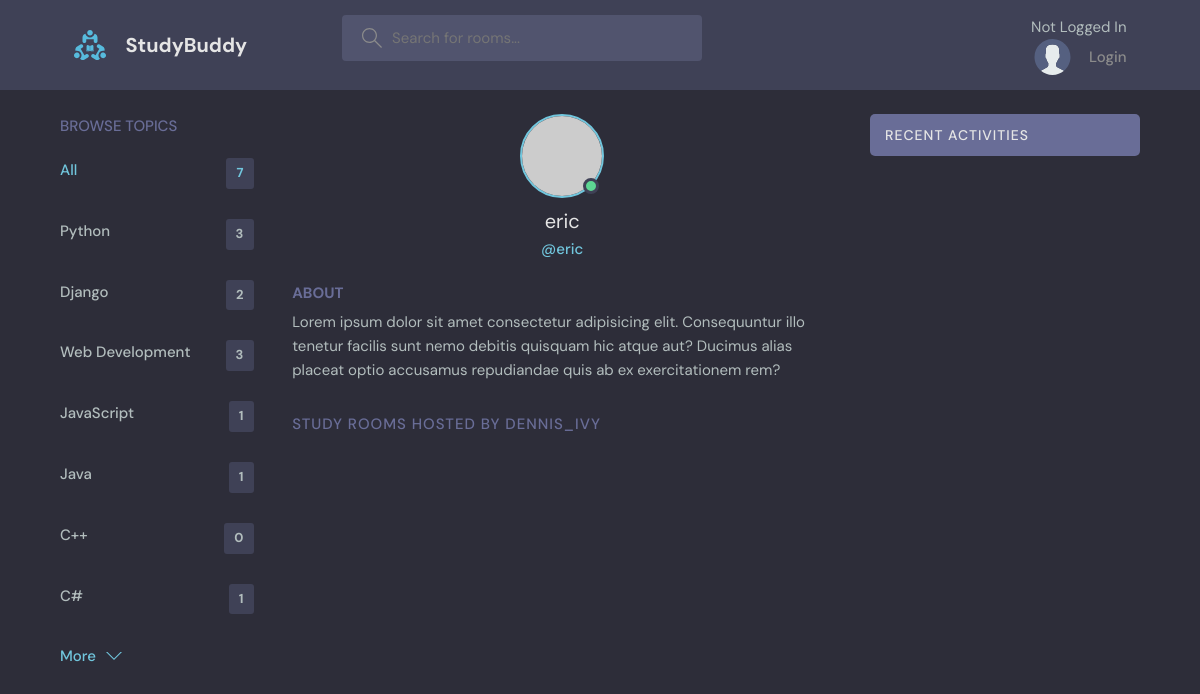
Screenshot of /profile/3/ with the database file from the repository.
### base/models.py (models this page shows, shortened)
class Topic(models.Model):
    name = models.CharField(max_length=200)

### base/views.py (the view)
# urls.py: path('profile/<str:pk>/', views.userProfile, name="user-profile"),
def userProfile(request, pk):
    user = User.objects.get(id=pk)
    rooms = user.room_set.all()
    room_messages = user.message_set.all()
    topics = Topic.objects.all()
    context = {'user': user, 'rooms': rooms, 'room_messages': room_messages, 'topics': topics}
    return render(request, 'base/profile.html', context)

### base/templates/base/profile.html (shortened to what this page needs)
{% extends 'main.html' %}
{% block content %}
  <main class="profile-page layout layout--3">
    <div class="container">
      {% include 'base/topics_component.html' %}
      <div class="roomList">
        <div class="profile">
          <div class="profile__avatar">
            <div class="avatar avatar--large active">
              <img src="https://randomuser.me/api/portraits/men/11.jpg" />
            </div>
          </div>
          <div class="profile__info">
            <h3>{{user.username}}</h3>
            <p>@{{user.username}}</p>
          </div>
          <div class="profile__about">
            <h3>About</h3>
            <p>
              Lorem ipsum dolor sit amet consectetur adipisicing elit. Consequuntur illo tenetur
              facilis sunt nemo debitis quisquam hic atque aut? Ducimus alias placeat optio
              accusamus repudiandae quis ab ex exercitationem rem?
            </p>
          </div>
        </div>
        <div class="roomList__header">
          <div>
            <h2>Study Rooms Hosted by dennis_ivy</a>
            </h2>
          </div>
        </div>
      </div>
      {% include 'base/activity_component.html' %}
    </div>
  </main>
{% endblock content %}

### base/templates/base/topics_component.html
<div class="topics">
    <div class="topics__header">
      <h2>Browse Topics</h2>
    </div>
    <ul class="topics__list">
      <li>
        <a href="{% url 'home' %}" class="active">All <span>{{topics.count}}</span></a>
      </li>
      {% for topic in topics%}
      <li>
        <a href="{% url 'home' %}?q={{topic.name}}"> {{topic.name}} <span>{{topic.room_set.count}}</span></a>
      </li>
      {% endfor %}
    <a class="btn btn--link" href="{% url 'topics' %}">
      More
      <svg version="1.1" xmlns="http://www.w3.org/2000/svg" width="32" height="32" viewBox="0 0 32 32">
        <title>chevron-down</title>
        <path d="M16 21l-13-13h-3l16 16 16-16h-3l-13 13z"></path>
      </svg>
    </a>
  </div>

### static/styles/style.css (style rules this page uses)
:root { --color-main: #71c6dd; --color-main-light: #e1f6fb; --color-dark: #3f4156; --color-dark-medium: #51546e; --color-dark-light: #696d97; --color-light: #e5e5e5; --color-gray: #8b8b8b; --color-light-gray: #b2bdbd; --color-bg: #2d2d39; --color-success: #5dd693; --color-error: #fc4b0b; }
* { font-family: "DM Sans", -apple-system, BlinkMacSystemFont, "Segoe UI", Roboto, Oxygen, Ubuntu, Cantarell, "Open Sans", "Helvetica Neue", sans-serif; margin: 0; padding: 0; box-sizing: border-box; text-rendering: optimizeLegibility; font-size: inherit; }
html { font-size: 56.25%; }
@media only screen and (min-width: 1200px) { html { font-size: 62.5%; } }
body { line-height: 1.6; font-weight: 400; font-size: 1.5rem; color: var(--color-light-gray); background-color: var(--color-bg); min-height: 100vh; }
img { width: 100%; }
a { display: inline-block; color: var(--color-main); text-decoration: none; }
.container { max-width: 120rem; width: 90%; margin: auto; }
.btn { background-color: transparent; border: none; display: inline-flex; align-items: center; gap: 1rem; cursor: pointer; transition: all ease-in-out 0.3s; padding: 1rem 2rem; border-radius: 5px; box-shadow: 1px 1px 3px 1px rgba(0, 0, 0, 0.15); font-weight: 500; }
.btn--link { border-radius: 0; padding: 0; color: var(--color-main); box-shadow: none; }
.btn > svg { fill: currentColor; width: 1.6rem; height: 1.6rem; }
.avatar { position: relative; display: inline-block; border-radius: 50%; border: 2px solid var(--color-main); }
.avatar img { display: block; border-radius: 50%; object-fit: cover; object-position: center; }
.avatar::after { content: ""; display: block; position: absolute; background-color: var(--color-gray); z-index: 111; border-radius: 50%; border: 0.3rem solid var(--color-dark); }
.avatar.active::after { background-color: var(--color-success); }
.avatar.avatar--large img { display: block; width: 8rem; height: 8rem; border-radius: 50%; }
.avatar.avatar--large:after { width: 1rem; height: 1rem; bottom: 2px; right: 3.5px; }
.layout { margin-top: 2.4rem; }
.layout > .container { display: flex; justify-content: space-between; align-items: flex-start; }
.layout--3 > .container > div:first-child { flex-basis: 18%; max-width: 22.5rem; }
.layout--3 > .container > div:nth-child(2) { flex-basis: 50%; }
.topics__header { margin-bottom: 2rem; }
.topics__header h2 { text-transform: uppercase; font-weight: 500; color: var(--color-dark-light); }
.topics__list { list-style: none; }
.topics__list li a { display: flex; justify-content: space-between; margin-bottom: 3rem; font-weight: 500; color: var(--color-light-gray); transition: all 0.3s ease-in-out; }
.topics__list li a.active, .topics__list li a:hover { color: var(--color-main); }
.topics__list li a span { padding: 0.5rem 1rem; background-color: var(--color-dark); border-radius: 3px; font-size: 1.3rem; font-weight: 700; letter-spacing: 1px; }
.roomList__header { display: flex; justify-content: space-between; align-items: center; margin-bottom: 2.4rem; }
.roomList__header h2 { text-transform: uppercase; font-weight: 500; color: var(--color-light); letter-spacing: 1px; }
.profile { margin-bottom: 3rem; }
.profile__avatar { text-align: center; }
.profile__info { text-align: center; }
.profile__info h3 { font-size: 2rem; color: var(--color-light); font-weight: 400; }
.profile__info p { color: var(--color-main); font-weight: 500; margin-bottom: 1rem; }
.profile__about { margin-top: 2rem; }
.profile__about h3 { text-transform: uppercase; color: var(--color-dark-light); margin-bottom: 0.5rem; }
.profile-page .roomList__header { margin-bottom: 1.5rem; }
.profile-page .roomList__header h2 { color: var(--color-dark-light); }

### rows the page displays
Topic: name "Python", room_set.count "3"
Topic: name "Django", room_set.count "2"
Topic: name "Web Development", room_set.count "3"
Topic: name "JavaScript", room_set.count "1"
Topic: name "Java", room_set.count "1"
Topic: name "C++", room_set.count "0"
Topic: name "C#", room_set.count "1"

### other values shown
{{ topics.count }} "7"
{{ user.username }} "eric"
